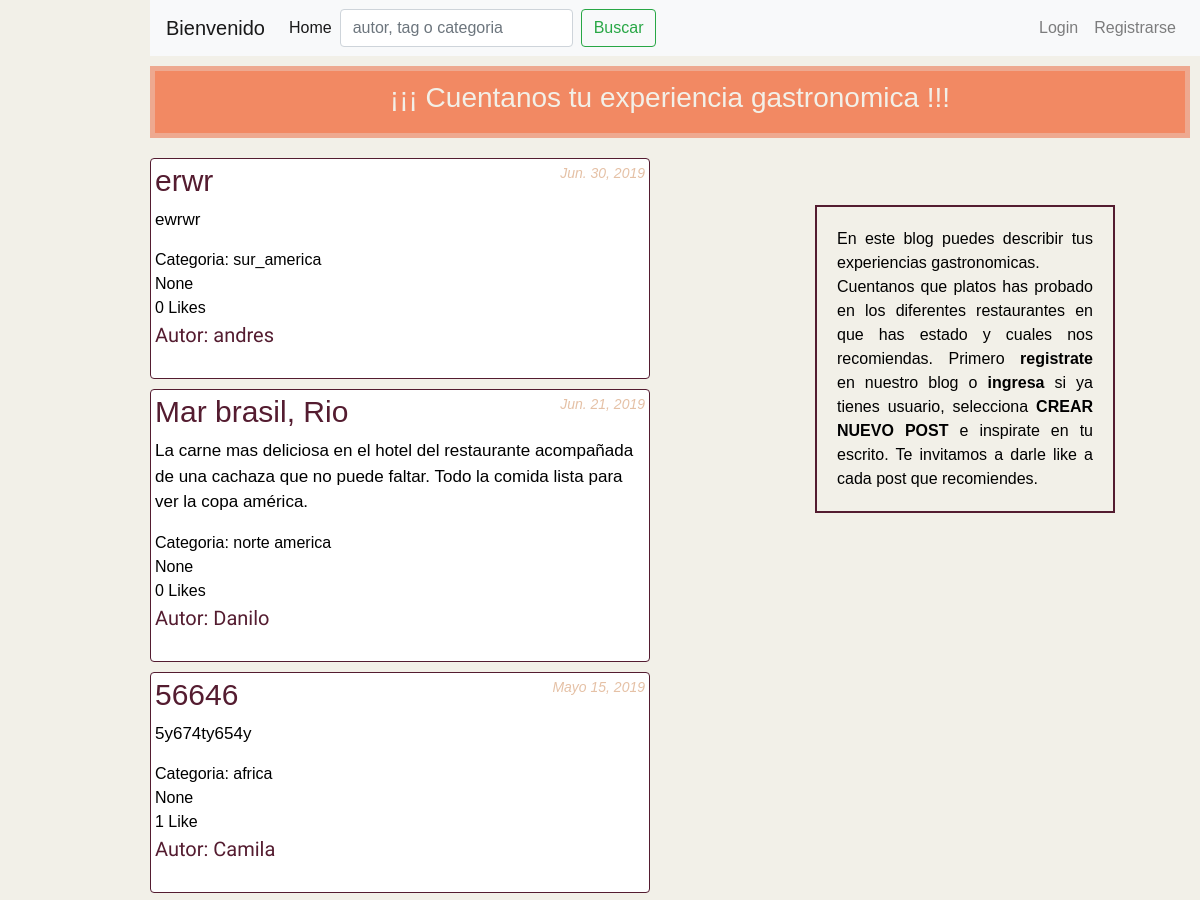
The page /blog/ (upper part) on the database as committed earlier.
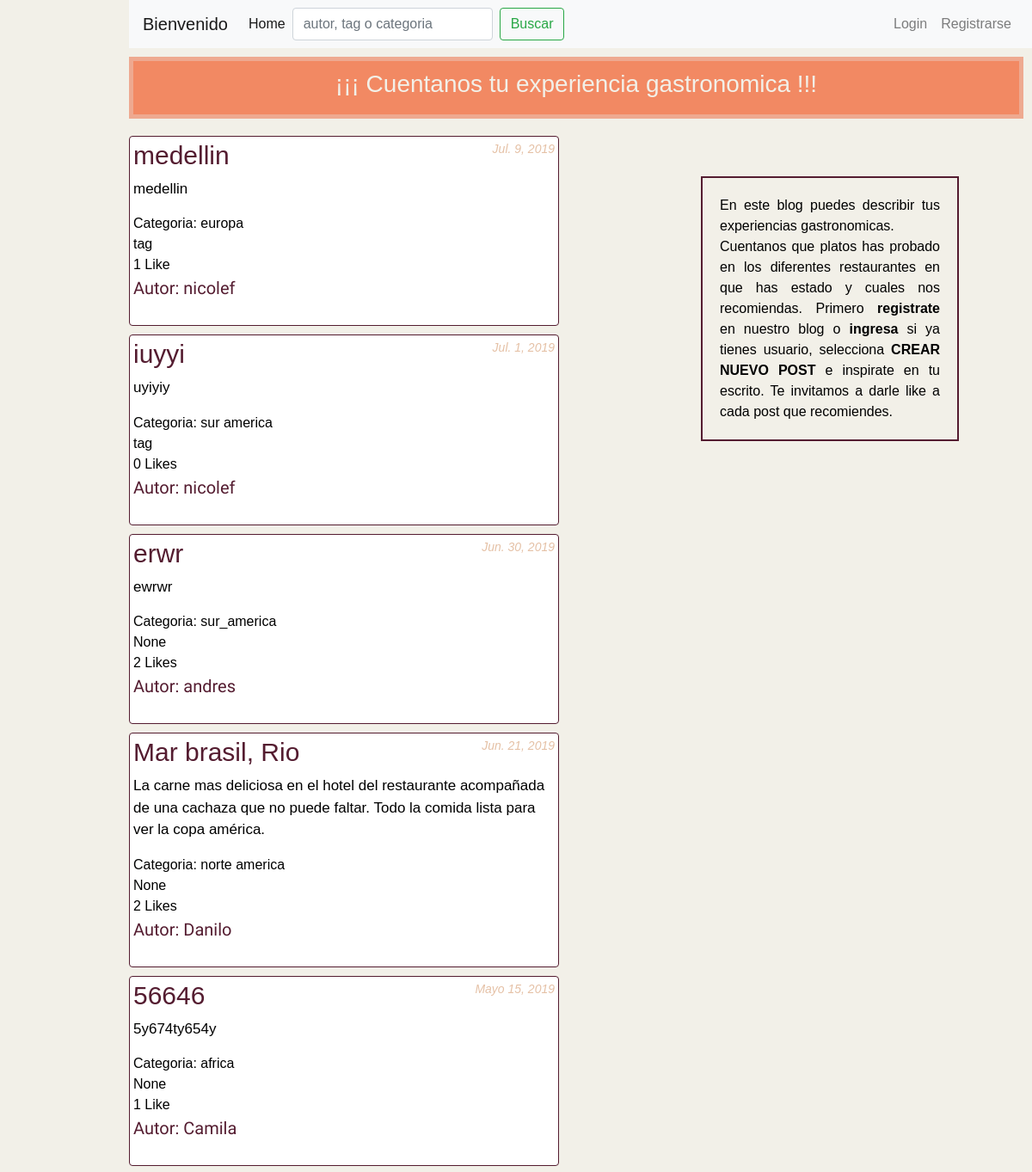
The same page on the database as committed later.
### restaurante/models.py (models this page shows, shortened)
class PostRestaurant(models.Model):
    autor = models.ForeignKey(User, on_delete=models.PROTECT)
    titulo = models.CharField(max_length=200)
    texto = models.TextField()
    fecha_creacion = models.DateTimeField(auto_now_add=True)
    fecha_publicado = models.DateField(default=date.today)
    fecha_desactivado = models.DateField(blank=True, null=True)
    fecha_edicion = models.DateTimeField(auto_now=True)
    categoria = models.CharField(max_length=50, choices=TIPO_OPCIONES, default=SUR_AMERICA)
    tags = models.CharField(max_length=100, null=True, blank=True, default= 'tag')
    likes = models.ManyToManyField(User, related_name='likes', blank=True)
    def total_likes(self):
        return self.likes.count()

### restaurante/views.py (the view)
# urls.py: path('', views.post_restaurant, name='post_restaurant'),
def post_restaurant(request):
    posts = PostRestaurant.objects.filter(
        Q(fecha_desactivado__isnull=True) | Q(fecha_desactivado__gte=timezone.now()),
        fecha_publicado__lte=timezone.now(),
        ).order_by('fecha_publicado').distinct().reverse()
    query = request.GET.get('q')
    if query :
        posts = PostRestaurant.objects.filter(
        Q(categoria=query)|
        Q(tags__icontains=query)|
        Q(autor__username__icontains=query), # post_contenido
        ).distinct()
    return render (request, 'restaurante/post_restaurant.html',{'posts': posts})

### restaurante/templates/restaurante/post_restaurant.html
{% extends 'restaurante/base.html' %}
{% block content %}
{% for post in posts %}
  <div class="img-thumbnail">
    <div class="post">
      <div class="date">
        {{ post.fecha_publicado }}
      </div>
      <h2><a class="titul" href="{% url 'restaurante:post_detail' post.pk %}">{{ post.titulo }}</a></h2>
      <div>
        <p class="texto">{{ post.texto|linebreaksbr }}</p>
      </div>
      <div class="cat">
        Categoria: {{ post.categoria }}
      </div>
      <div class="tags">
        {{ post.tags }}
      </div>
      <div >
        {{ post.total_likes }} Like{{ post.total_likes|pluralize}}
      </div>
      <div class="autor">
       Autor: {{ post.autor }}
      </div>
      <br>
    </div>
  </div>
{% endfor %}
{% endblock %}

Rows that differ between the two databases and show on the page:
added PostRestaurant: fecha_publicado "Jul. 9, 2019", titulo "medellin", texto "medellin", categoria "europa", tags "tag", total_likes "1", autor "nicolef"
added PostRestaurant: fecha_publicado "Jul. 1, 2019", titulo "iuyyi", texto "uyiyiy", categoria "sur america", tags "tag", total_likes "0", autor "nicolef"
computed for PostRestaurant "erwr": total_likes "0" → "2"
computed for PostRestaurant "Mar brasil, Rio": total_likes "0" → "2"
